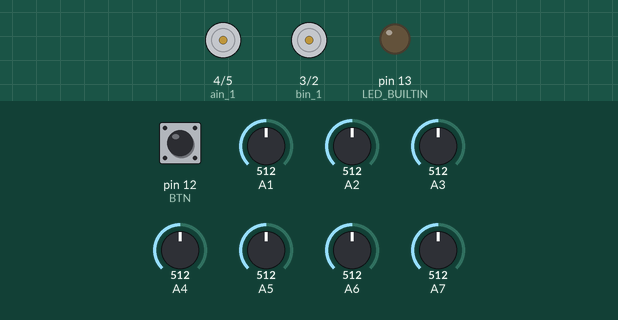
This sketch was run on a simulated Arduino Nano, built with avr-gcc and run on an emulated ATmega328P. Parts: motor-driver pin pairs drawn as motors (green arrow = first pin HIGH = forward, orange = second pin HIGH = backward, longer = more drive, scaled by the enable pin), output pins drawn as LEDs (lit = HIGH). The test bench sets the inputs (shaded band); at power-on: pin 12 (BTN) HIGH, A1 = 512, A5 = 512, A6 = 512, A7 = 512, A2 = 512, A3 = 512, A4 = 512. What the sketch prints to the serial monitor is not drawn.

Above: at 6.3 s.
6.4 s: pin 12 (BTN) pulled LOW for 0.15 s
At 7.7 s:
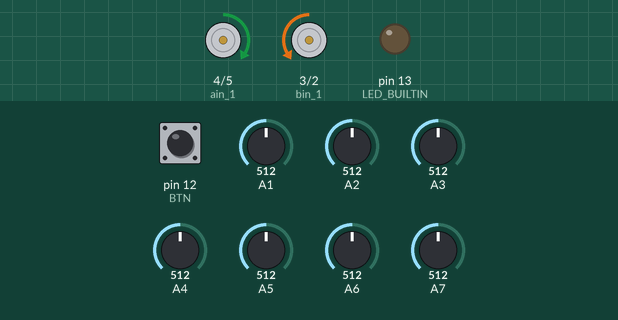
8.0 s: A1 set to 716
At 9.2 s:
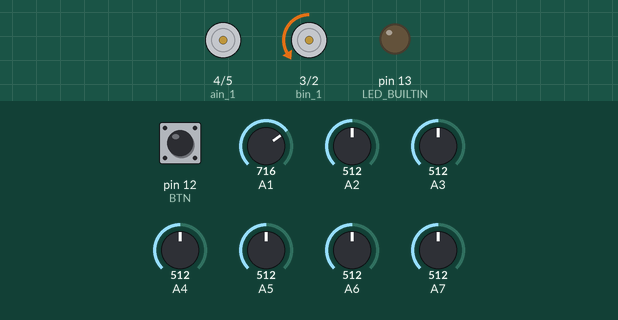
9.5 s: A5 set to 716
At 10.7 s:
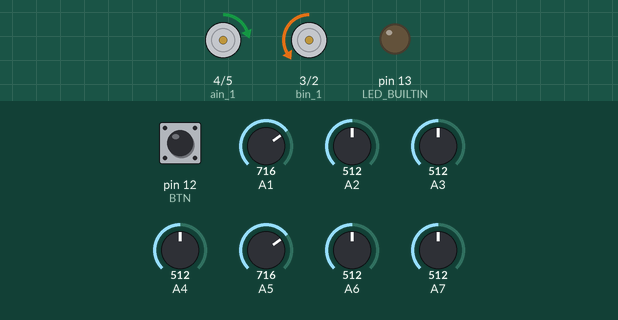
11.0 s: A6 set to 716
At 11.8 s:
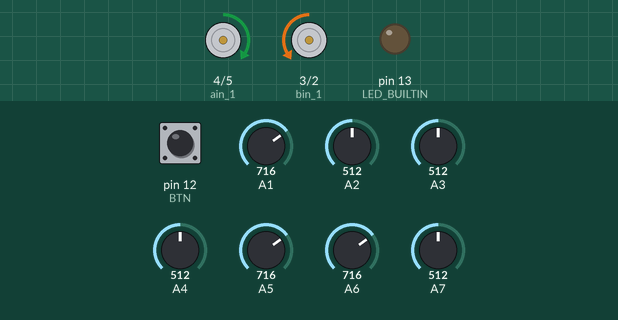
12.5 s: A7 set to 716
At 12.9 s:
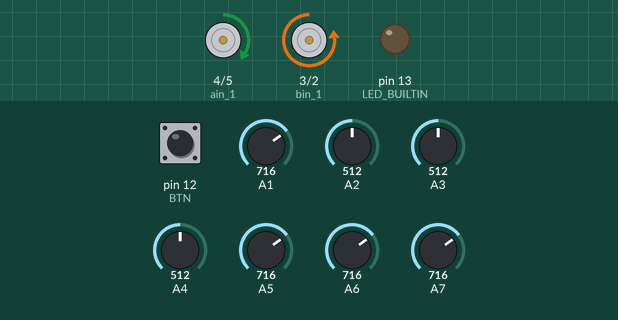
14.0 s: A2 set to 555
15.5 s: A2 set to 574
At 16.4 s:
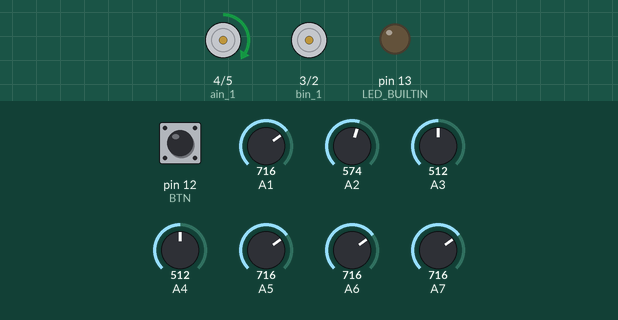
Timing chart, 0 to 18.0 s (numbered marks = the images above; inputs shaded):
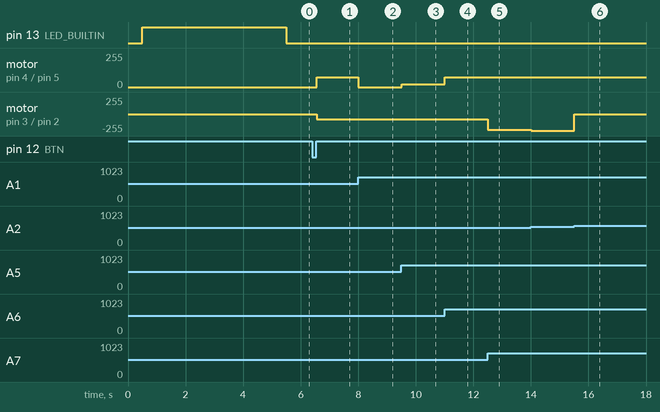

Measured:
- after the input at 6.4 s, motor on pin 4 (ain_1) / pin 5 (ain_2): stopped → forward 75/255 after 0.15 s; motor on pin 3 (bin_1) / pin 2 (bin_2): stopped → backward 75/255 after 0.15 s
- after the input at 8.0 s, motor on pin 4 (ain_1) / pin 5 (ain_2): forward 75/255 → stopped at once
- after the input at 9.5 s, motor on pin 4 (ain_1) / pin 5 (ain_2): stopped → forward 21/255 at once
- after the input at 11.0 s, motor on pin 4 (ain_1) / pin 5 (ain_2): forward 21/255 → forward 75/255 at once
- after the input at 12.5 s, motor on pin 3 (bin_1) / pin 2 (bin_2): backward 75/255 → backward 239/255 at once
- after the input at 14.0 s, motor on pin 3 (bin_1) / pin 2 (bin_2): backward 239/255 → backward 250/255 at once
- after the input at 15.5 s, motor on pin 3 (bin_1) / pin 2 (bin_2): backward 250/255 → stopped at once

The sketch:

Hurlingam_V200.ino
```cpp
#include <QTRSensors.h>


#define NUM_SENSORS             7  //cant sensores usados
#define NUM_SAMPLES_PER_SENSOR  4  // average 4 analog samples per sensor reading NDEAH
//#define EMITTER_PIN             13  // LED emisor

// pines sensores de A0 a A7
QTRSensorsAnalog qtra((unsigned char[]) {
  A1, A2, A3, A4, A5, A6, A7
},
NUM_SENSORS, NUM_SAMPLES_PER_SENSOR);
unsigned int sensorValues[NUM_SENSORS];
//________________________________________________________________________________________________________________________________________________________________________________________

//----------- conexión driver ----------

int pwm_a = 10;
int pwm_b = 11;

int ain_1 = 4;
int ain_2 = 5;

int bin_2 = 2;
int bin_1 = 3;


int potencia_a;
int potencia_b;

//________________________________________________________________________________________________________________________________________________________________________________________

//////defino los botones de la placa//////

#define BTN 12

int est_btn;

//_______________________________________________________________________________________________________________________________________________________________________________________________________
//////defino las variables del control PID//////

int P = 0; // error
int I = 0; // integral
int D = 0; //derivativo
int LAST = 0; // error anterior
float vel; // velocidad

//velocidad para la line recta
int recto_a = 75;
int recto_b = 75;
//_______________________________________________________________________________________________________________________________________________________________________________________________________

void setup()
{

  pinMode(LED_BUILTIN, OUTPUT);

  pinMode (bin_2, OUTPUT);
  pinMode (bin_1, OUTPUT);


  pinMode (ain_2, OUTPUT);
  pinMode (ain_1, OUTPUT);

  pinMode(BTN, INPUT_PULLUP);


  //_______________________________________________________________________________________________________________________________________________________________________________________________________
  //////calibracion//////

  delay(500);
  digitalWrite(LED_BUILTIN, HIGH);    // turn on Arduino's LED to indicate we are in calibration mode
  for (int i = 0; i < 200; i++)  // make the calibration take about 10 seconds
  {
    qtra.calibrate();// reads all sensors 10 times at 2.5 ms per six sensors (i.e. ~25 ms per call)

  }
  digitalWrite(LED_BUILTIN, LOW);     // turn off Arduino's LED to indicate we are through with calibration

  // print the calibration minimum values measured when emitters were on
  Serial.begin(115200);
  for (int i = 0; i < NUM_SENSORS; i++)
  {
    Serial.print(qtra.calibratedMinimumOn[i]);
    Serial.print(' ');
  }
  Serial.println();

  // print the calibration maximum values measured when emitters were on
  for (int i = 0; i < NUM_SENSORS; i++)
  {
    Serial.print(qtra.calibratedMaximumOn[i]);
    Serial.print(' ');
  }
  Serial.println();
  Serial.println();
  //_______________________________________________________________________________________________________________________________________________________________________________________________________
  ////// configuro el pwm//////

  digitalWrite(ain_1, HIGH);
  digitalWrite(ain_2, LOW);
  // se pone el high y low en los pines inversos, ya que cada motor apúnta a lados opuestos
  digitalWrite(bin_1, LOW);
  digitalWrite(bin_2, HIGH);

  analogWrite(pwm_a, 0);
  analogWrite(pwm_b, 0);

  //_______________________________________________________________________________________________________________________________________________________________________________________________________

  est_btn = digitalRead(BTN);
  while (est_btn == 1) {
    est_btn = digitalRead(BTN);
  }
  while (est_btn == 0) {
    est_btn = digitalRead(BTN);
  }
}
void loop() {


  unsigned int position = qtra.readLine(sensorValues, QTR_EMITTERS_ON, 1);// 0 para pista blanca con linea negra, y 1 al revez

  // IMPRESION DE LOS VALORES
  /*
    for(unsigned char i = 0;  i <  NUM_SENSORS ; i++ ){

    Serial.print(sensorValues[i]);
    Serial.print('\t');


    }
    Serial.println(" ");
  */

  //Serial.println(position);

  //_______________________________________________________________________________________________________________________________________________________________________________________________________

  P = (position - 3000);//  error
  //_______________________________________________________________________________________________________________________________________________________________________________________________________

  D = P - LAST; //  derivativa
  //_______________________________________________________________________________________________________________________________________________________________________________________________________
  I = (P + LAST); // constante integrativa
  //_______________________________________________________________________________________________________________________________________________________________________________________________________

  ////// formula del contol PID//////
  //1vel = (P * 0.25) + (D * 0.8) + (I * 0.01 );  //NI GIRÓ
  //2vel = (P * 0.20) + (D * 0.955) + (I * 0.01 ); //GIRÓ ABIERTO
  //3vel = (P * 0.21) + (D * 0.955) + (I * 0.01 ); //MUY BIEN UN POQUITITITITO ABIERTO
  //vel = (P * 0.205) + (D * 0.955) + (I * 0.01 );
  vel = (P * 0.4) + (D * 0.6) + (I * 0.01 ); //MEJOR QUE 3
     //vel = (P * 0.217) + (D * 0.955) + (I * 0.01 ); //EXCELENTE, CAMBIARÍA KD
  //vel = (P * 0.22) + (D * 0.950) + (I * 0.01 ); //SE FUE DE LA PISTA
  //vel = (P * 0.24) + (D * 0.9) + (I * 0.01 );
  // vel = (P * 0.26) + (D * 0.85) + (I * 0.01 );

   //vel = (P * 0.28) + (D * 0.25) + (I * 0.01 );
   //vel = (P * 0.3) + (D * 0.6) + (I * 0.01 );


  //Serial.println("corriendo");

  potencia_a = recto_a + vel ;
  potencia_b = recto_b - vel ;

  //Serial.println(P);


  if (potencia_a > 75) {
    potencia_a = 75;
  }
  else if (potencia_a < 0) {
   // if (recto_a < 170) {
     // recto_a = recto_a + 5;
      //recto_b = recto_b + 5;
    }


  if (potencia_b > 75) {
    potencia_b = 75;
  }
  else if (potencia_b < 0) {
    potencia_b = 0;
  }

  analogWrite(pwm_a, potencia_b);
  analogWrite(pwm_b, potencia_a);

  LAST = P;
}
```
